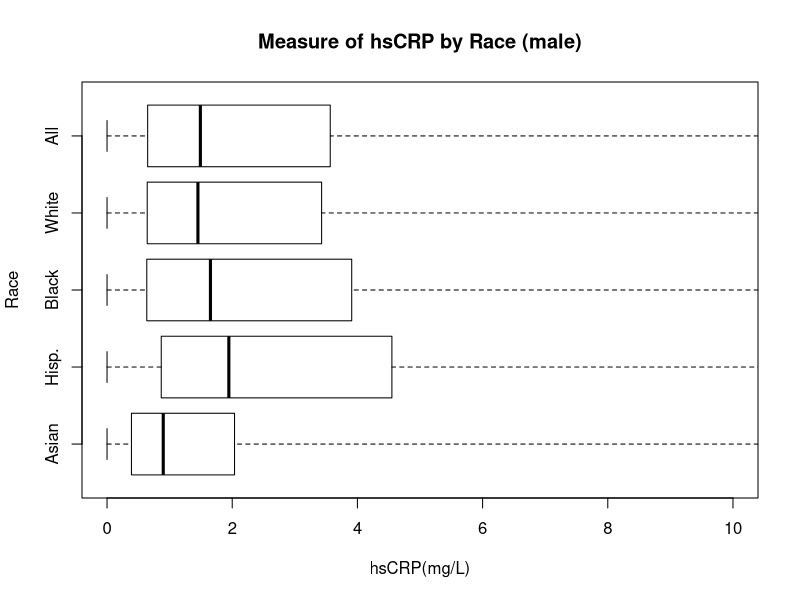
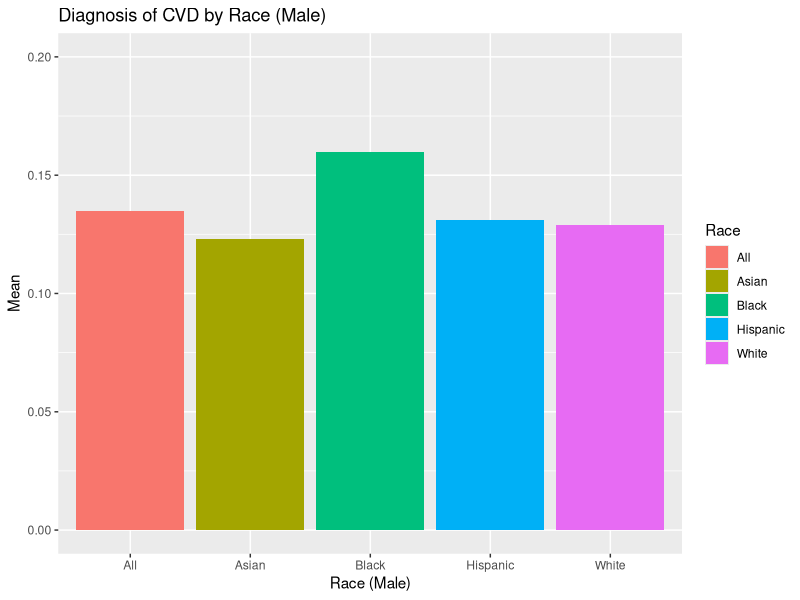
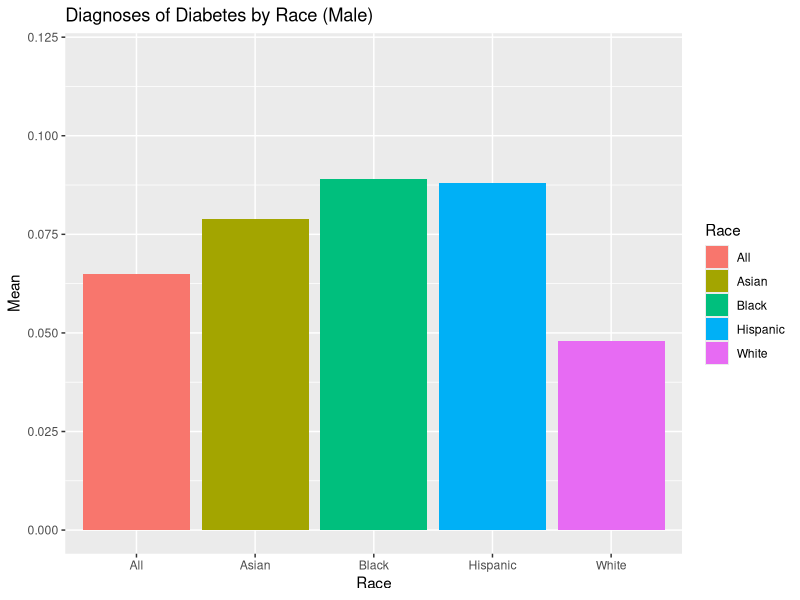

The R script that drew these images, in order:
## ---- chunk 1
# Installing Packages
library(tidyverse)
library(readr)
## ---- chunk 2
# Loading Data 
mAsianDF <- read_csv("./Data/mData/M_Asian.csv")
mHispanicDF <- read_csv("./Data/mData/M_hispanic.csv")
mBlackDF <- read_csv("./Data/mData/M_non-hispanic_black.csv")
mWhiteDF <- read_csv("./Data/mData/M_non-hispanic_white.csv")
mDF <- read_csv("./Data/mData/allMales.csv")
## ---- chunk 3
# Adding "Race" column
# Filtering rows 
mAsianDFClean <- mutate(mAsianDF, Race = "Asian") %>% 
  slice(1, 11, 23, 24, 25, 34) 

mHispanicDFClean <- mutate(mHispanicDF, Race = "Hispanic") %>% 
  slice(1, 11, 23, 24, 25, 34) 

mBlackDFClean <- mutate(mBlackDF, Race = "Black") %>% 
  slice(1, 11, 23, 24, 25, 34) 

mWhiteDFClean <- mutate(mWhiteDF, Race = "White") %>% 
  slice(1, 11, 23, 24, 25, 34) 

mDFClean <- mutate(mDF, Race = "All") %>% 
  slice(1, 11, 23, 24, 25, 34)

## ---- chunk 4
# Merging DFs
raceList1 <- rbind(mAsianDFClean, mHispanicDFClean)
raceList2 <- rbind(mBlackDFClean, mWhiteDFClean)
raceList3 <- rbind(raceList1, raceList2)

finalRaceListM <- rbind(raceList3, mDFClean)

## ---- chunk 5
# Boxplot for measuring average amounts of CRP among the surveyed

# Filtering to CRP rows 
finalRaceListM_CRP <- finalRaceListM %>% 
  slice(3, 9, 15, 21, 27)

# Creating 5-Number Summary Data Object
mStats <- list(stats=t(cbind(finalRaceListM_CRP$Minimum,
                      finalRaceListM_CRP$`Percentile 25`,
                      finalRaceListM_CRP$Median,
                      finalRaceListM_CRP$`Percentile 75`,
                      finalRaceListM_CRP$Maximum)),
          n=c(finalRaceListM_CRP$Count[1],
              finalRaceListM_CRP$Count[2],
              finalRaceListM_CRP$Count[3],
              finalRaceListM_CRP$Count[4],
              finalRaceListM_CRP$Count[5]))

bxp(mStats, show.names = FALSE, main="Measure of hsCRP by Race (male)", ylab= "Race", xlab="hsCRP(mg/L)", ylim= c(0,10), horizontal = TRUE )
axis(2, at = 1:5, labels = c("Asian", "Hisp.", "Black", "White", "All"))
## ---- chunk 6
# Bargraph for measuring frequency of Cardiovascular Disease (CVD) diagnoses

# Filtering the CVD diagnoses row
finalRaceListM_CVD <- finalRaceListM %>% 
  slice(1, 7, 13, 19, 25)

# Building bargraph
finalRaceListM_CVD_bar <- ggplot(finalRaceListM_CVD, aes(x = Race, y=Mean, fill=Race)) + 
  geom_bar(stat="identity") + 
  ylim(0,0.2) + 
  labs(title = "Diagnosis of CVD by Race (Male)", x = "Race (Male)")  
 
finalRaceListM_CVD_bar 
## ---- chunk 7
# Bargraph for measuring frequency of diabetes diagnoses
finalRaceListM_D <- finalRaceListM %>% 
  slice(2, 8, 14, 20, 26) 

# Building bargraph
finalRaceListM_D_bar <- ggplot(finalRaceListM_D, aes(x = Race, y = Mean, fill=Race)) + 
  geom_bar(stat="identity") + 
  ylim(0,0.12) + 
  labs(title="Diagnoses of Diabetes by Race (Male)")

finalRaceListM_D_bar
## ---- chunk 8
# Relationship between hsCRP and Cardiovascular Disease
# Bar graph 

# Relationship between hsCRP and Diabetes
# Bar graph 

